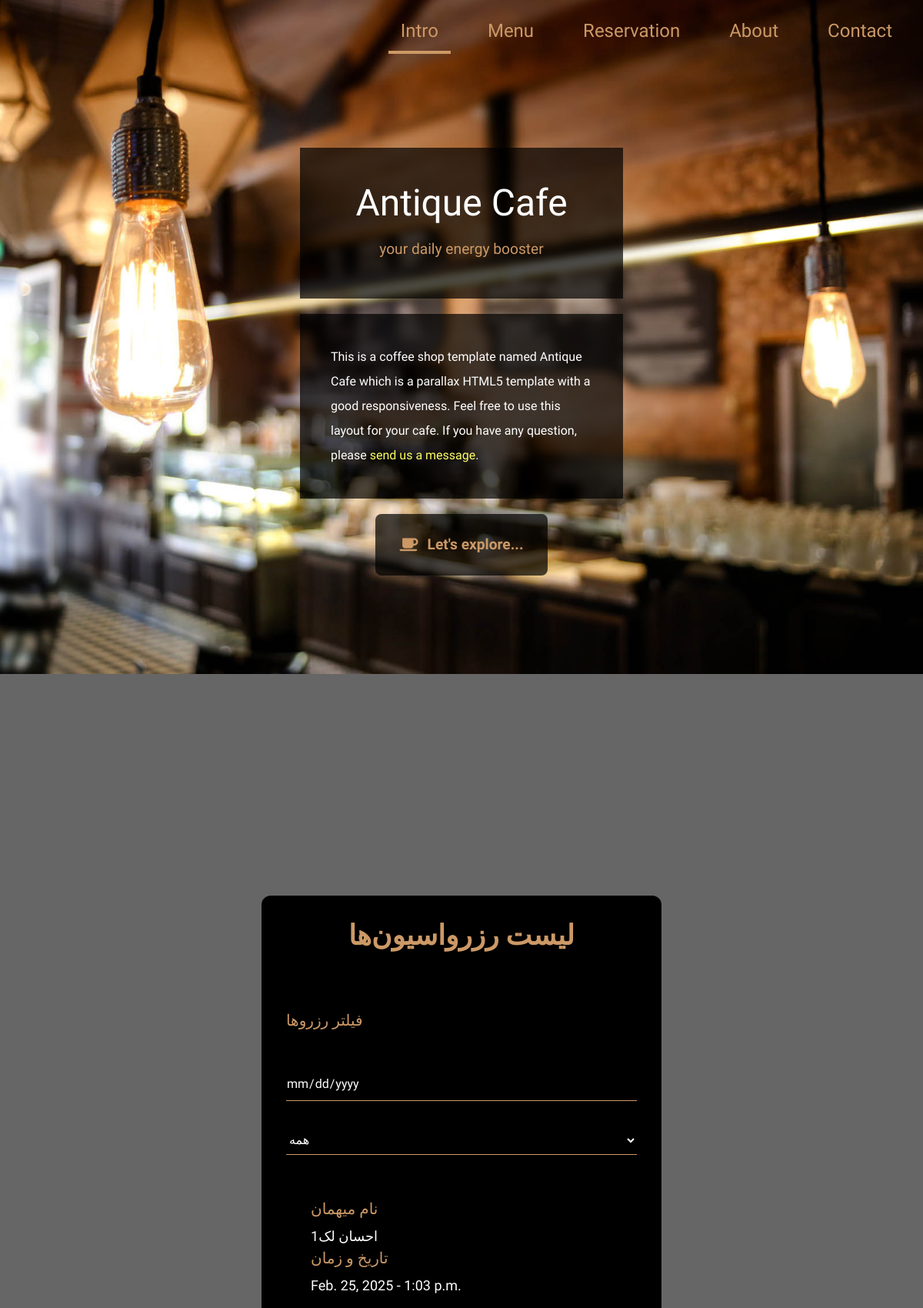
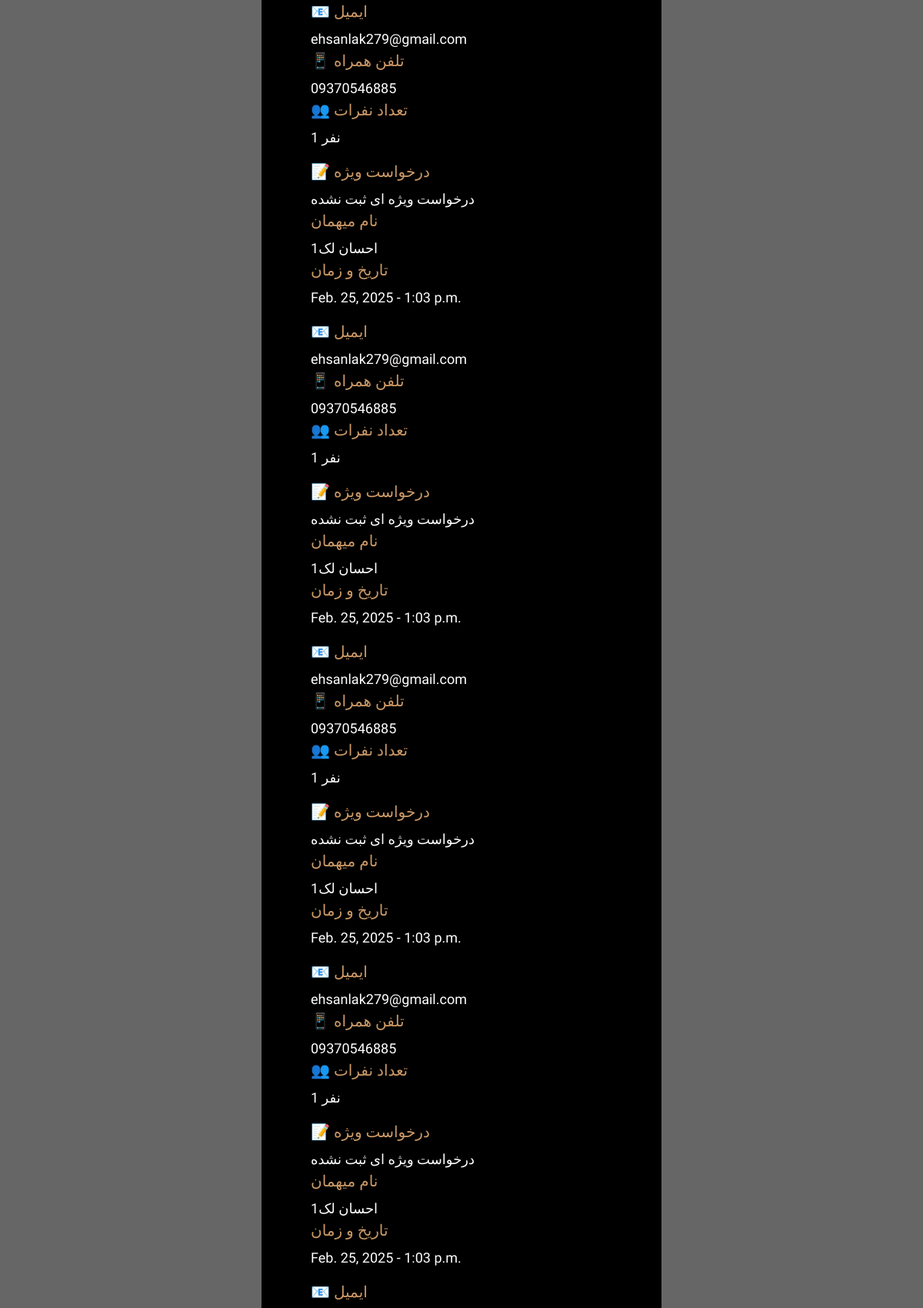
The page /reservation/list-reserve (upper part) on the database its author committed (2 pictures, top to bottom).
### reservation/models.py (models this page shows, shortened)
class Reservation(models.Model):
    NUMBER_OF_PEOPLE_CHOICES = [
        (1, _('1 نفر')),
        (2, _('2 نفر')),
        (3, _('3 نفر')),
        (4, _('4 نفر')),
    ]
    name = models.CharField(_('نام کامل'), max_length=100)
    email = models.EmailField(_('ایمیل'))
    phone = models.CharField(_('تلفن'), max_length=15)
    number_of_people = models.PositiveSmallIntegerField(
        _('تعداد افراد'),
        choices=NUMBER_OF_PEOPLE_CHOICES,
        default=2
    )
    date = models.DateField(_('تاریخ'))
    time = models.TimeField(_('زمان'))
    special_request = models.TextField(_('درخواست ویژه'), blank=True)
    created_at = models.DateTimeField(auto_now_add=True)
    is_confirmed = models.BooleanField(
        _('تایید شده'),
        default=False
    )

### reservation/views.py (the view)
# urls.py: path('list-reserve',views.ShoweReservationView.as_view(),name='list-reserve'),
class ShoweReservationView(ListView):
    model = Reservation
    template_name = 'reservation/showreserve.html'
    context_object_name = 'reservations'
    def get_queryset(self):
        queryset = super().get_queryset()
        date = self.request.GET.get('date')
        number_of_people = self.request.GET.get('number_of_people')
        if date:
            queryset = queryset.filter(date=date)
        if number_of_people:
            queryset = queryset.filter(number_of_people=number_of_people)
        return queryset
    def get_context_data(self, **kwargs):
        context = super().get_context_data(**kwargs)
        context['current_date'] = self.request.GET.get('date', '')
        context['current_number'] = self.request.GET.get('number_of_people', '')
        return context

### templates/reservation/showreserve.html (shortened to what this page needs)
{% extends "foods/base.html" %}
{% load static i18n %}
{% block content %}
<section id="Reservation" class="parallax-window" data-parallax="scroll" data-image-src="{% static 'img/antique-cafe-bg-02.jpg' %}">
    <div class="flex justify-center items-center min-h-screen py-20">
        <div class="flex-1 max-w-4xl rounded-xl p-8 pb-12 m-5 bg-black bg-opacity-60 tm-item-container">
            <div class="text-center mb-10">
                <h2 class="text-4xl tm-text-gold font-semibold mb-2">لیست رزرواسیون‌ها</h2>
                <p class="text-gray-300 text-lg">مشاهده تمام رزروهای انجام شده</p>
            </div>
            <div class="mb-8 bg-black bg-opacity-40 rounded-lg p-6 shadow-xl">
                <h3 class="text-xl tm-text-gold mb-4">فیلتر رزروها</h3>
                <form method="GET" class="grid grid-cols-1 md:grid-cols-3 gap-4">
                    <div>
                        <label for="date" class="block text-gray-300 text-sm mb-2">تاریخ</label>
                        <input type="date" name="date" id="date" class="input w-full bg-black border-b bg-opacity-0 text-white px-0 py-2 tm-border-gold">
                    </div>
                    <div>
                        <label for="number_of_people" class="block text-gray-300 text-sm mb-2">تعداد نفرات</label>
                        <select name="number_of_people" id="number_of_people" class="input w-full bg-black border-b bg-opacity-0 text-white px-0 py-2 tm-border-gold">
                            <option value="">همه</option>
                        </select>
                    </div>
                    <div class="flex items-end">
                        <button type="submit" class="tm-btn-gold w-full">
                            <i class="fas fa-filter ml-2"></i>
                        </button>
                    </div>
                </form>
            </div>
            <div class="bg-black bg-opacity-40 rounded-lg p-8 shadow-xl">
                {% if reservations %}
                    <div class="grid grid-cols-1 gap-6">
                        {% for reservation in reservations %}
                            <div class="bg-black bg-opacity-30 rounded-lg p-6">
                                <div class="grid grid-cols-1 md:grid-cols-2 gap-4 mb-4">
                                    <div>
                                        <p class="text-xl tm-text-gold mb-2">نام میهمان</p>
                                        <p class="text-white text-lg">{{ reservation.name }}</p>
                                    </div>
                                    <div>
                                        <p class="text-xl tm-text-gold mb-2">تاریخ و زمان</p>
                                        <p class="text-white text-lg">{{ reservation.date }} - {{ reservation.time }}</p>
                                    </div>
                                </div>
                                <div class="grid grid-cols-1 md:grid-cols-3 gap-4 mb-4">
                                    <div>
                                        <p class="text-xl tm-text-gold mb-2">📧 ایمیل</p>
                                        <p class="text-white text-lg break-all">{{ reservation.email }}</p>
                                    </div>
                                    <div>
                                        <p class="text-xl tm-text-gold mb-2">📱 تلفن همراه</p>
                                        <p class="text-white text-lg">{{ reservation.phone }}</p>
                                    </div>
                                    <div>
                                        <p class="text-xl tm-text-gold mb-2">👥 تعداد نفرات</p>
                                        <p class="text-white text-lg">{{ reservation.number_of_people }} نفر</p>
                                    </div>
                                </div>
                                <div>
                                    <p class="text-xl tm-text-gold mb-2">📝 درخواست ویژه</p>
                                    <p class="text-white text-lg">
                                        {% if reservation.special_request %}
                                            {{ reservation.special_request }}
                                        {% else %}
                                            <span class="text-gray-400">درخواست ویژه ای ثبت نشده</span>
                                        {% endif %}
                                    </p>
                                </div>
                            </div>
                        {% endfor %}
                    </div>
                {% else %}
                    <p class="text-center text-gray-300 text-lg">هیچ رزروی یافت نشد.</p>
                {% endif %}
            </div>
        </div>
    </div>
</section>
{% endblock %}

### templates/foods/base.html (shortened to what this page needs)
{% load static %}
<!DOCTYPE html>
<html lang="fa">
<head>
    <link rel="stylesheet" href="{% static 'css/all.min.css' %}">
    <link rel="stylesheet" href="{% static 'css/tailwind.css' %}">
    <link rel="stylesheet" href="{% static 'css/tooplate-antique-cafe.css' %}">
</head>
<body>
{% include "foods/_intro.html" %}
{% block content %}
{% endblock content %}
</body>
</html>

### templates/foods/_intro.html (shortened to what this page needs)
{% load static %}
<div id="intro" class="parallax-window" data-parallax="scroll" data-image-src="{% static 'img/antique-cafe-bg-01.jpg' %}">
        <nav id="tm-nav" class="fixed w-full">
            <div class="tm-container mx-auto px-2 md:py-6 text-right">
                <ul class="mb-3 md:mb-0 text-2xl font-normal flex justify-end flex-col md:flex-row">
                    <li class="inline-block mb-4 mx-4"><a href="#intro" class="tm-text-gold py-1 md:py-3 px-4">Intro</a></li>
                    <li class="inline-block mb-4 mx-4"><a href="{% url 'foods:food_list' %}" class="tm-text-gold py-1 md:py-3 px-4">Menu</a></li>
<li class="inline-block mb-4 mx-4">
    <a href="{% url 'reservation:reserve' %}" class="tm-text-gold py-1 md:py-3 px-4 no-parallax">
        Reservation
    </a>
</li>                    <li class="inline-block mb-4 mx-4"><a href="#about" class="tm-text-gold py-1 md:py-3 px-4">About</a></li>
                    <li class="inline-block mb-4 mx-4"><a href="#contact" class="tm-text-gold py-1 md:py-3 px-4">Contact</a></li>
                </ul>
            </div>
        </nav>
        <div class="container mx-auto px-2 tm-intro-width">
            <div class="sm:pb-60 sm:pt-48 py-20">
                <div class="bg-black bg-opacity-70 p-12 mb-5 text-center">
                    <h1 class="text-white text-5xl tm-logo-font mb-5">Antique Cafe</h1>
                    <p class="tm-text-gold tm-text-2xl">your daily energy booster</p>
                </div>
                <div class="bg-black bg-opacity-70 p-10 mb-5">
                    <p class="text-white leading-8 text-sm font-light">
                        This is a coffee shop template named Antique Cafe which is a parallax HTML5 template with a good responsiveness.
                        Feel free to use this layout for your cafe.
                    	If you have any question, please <a rel="nofollow" href="https://www.tooplate.com/contact" target="_parent">send us a message</a>. </p>
                </div>
                <div class="text-center">
                    <div class="inline-block">
                        <a href="#menu" class="flex justify-center items-center bg-black bg-opacity-70 py-6 px-8 rounded-lg font-semibold tm-text-2xl tm-text-gold hover:text-gray-200 transition">
                            <i class="fas fa-coffee mr-3"></i>
                            <span>Let's explore...</span>
                        </a>
                    </div>
                </div>
            </div>
        </div>
    </div>

### templates/foods/_about.html (shortened to what this page needs)
{% load static %}

### templates/foods/_contact.html (shortened to what this page needs)
{% load static %}

### static/css/tooplate-antique-cafe.css (style rules this page uses)
body { font-family: 'Raleway', sans-serif; background-color: #666; }
p a { color: #FF6; }
.tm-logo-font { font-family: 'Oswald', sans-serif; }
.tm-container { max-width: 1200px; }
.parallax-window { min-height: 1064px; background: transparent; }
.tm-text-gold { color: #CC9966; }
.tm-border-gold { border-color: #CC9966; }
.tm-intro-width { max-width: 436px; }
.tm-item-container { max-width: 520px; }
input::placeholder, textarea::placeholder { color: rgb(214, 212, 212); opacity: 1; }
#tm-nav { z-index: 1000; transition: all 0.3s ease; }
#tm-nav li a { border-bottom-color: transparent; transition: all 0.3s ease; }
#tm-nav li a.current, #tm-nav li a:hover { border-bottom: 4px solid #CC9966; }
.tm-text-2xl { font-size: 1.2rem; line-height: 2rem; }

### rows shown on the page
Reservation: name "احسان لک1", date "Feb. 25, 2025", time "1:03 p.m.", email "ehsanlak279@gmail.com", phone "09370546885", number_of_people "1", special_request "درخواست ویژه ای ثبت نشده"
Reservation: name "احسان لک1", date "Feb. 25, 2025", time "1:03 p.m.", email "ehsanlak279@gmail.com", phone "09370546885", number_of_people "1", special_request "درخواست ویژه ای ثبت نشده"
Reservation: name "احسان لک1", date "Feb. 25, 2025", time "1:03 p.m.", email "ehsanlak279@gmail.com", phone "09370546885", number_of_people "1", special_request "درخواست ویژه ای ثبت نشده"
Reservation: name "احسان لک1", date "Feb. 25, 2025", time "1:03 p.m.", email "ehsanlak279@gmail.com", phone "09370546885", number_of_people "1", special_request "درخواست ویژه ای ثبت نشده"
Reservation: name "احسان لک1", date "Feb. 25, 2025", time "1:03 p.m."
